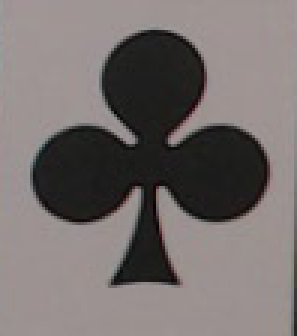
#> input picture images/shapes/trebol.png, 99 x 112 px (shown 3 times larger)
$ python trebol4.py
#> lines starting #> are read from the running program, lines starting #| are printed output that depends on the picture; after the words box and inside, x2 and y2 are one past the last pixel; in counts of white or black regions, pixels touching at a corner belong together; long printed decimals are rounded
### package/umucv/stream.py
import numpy as np
import cv2   as cv
from threading import Thread
from umucv.util import Clock, putText, findParent
from umucv.htrans import Kfov
import datetime
import time
import argparse
import sys

cv.setNumThreads(1)

# [158 lines left out: functions mkStream, withKey, not called in this run]


typical = {'CGA':'320x200', 'QVGA':'320x240' ,'VGA':'640x480', 'PAL':'768x576', 'SVGA':'800x600',
           'XGA':'1024x768', '720':'1280x720', 'HD':'1920x1080'}

# [4 lines left out: function isize, not called in this run]

def sourceArgs(p):
    p.add_argument('--dev', type=str, default='default', help='image source')
    p.add_argument('--size', help='desired image size', type=isize, default=None)
    p.add_argument('--resize', help='force image size', type=isize, default=None)
    p.add_argument('--undistort', help='undistort parameters (K+D)', default=None)
    p.add_argument('--hfov', help='undistorted horizontal field of view', type=float, default=None)
    p.add_argument('--step', help='frame by frame', action='store_true')
    p.add_argument('--loop', help='repeat video forever', action='store_true')


import os
import re

# [10 lines left out: function replace_env_variables, not called in this run]

# Example usage:
#input_text = "Path: $HOME, User: $USER, Missing: $UNKNOWN"
#print(replace_env_variables(input_text))


def readAlias():
    aliasfiles = [findParent(name) for name in ['alias.txt', 'alias1.txt'] ]
    x = ""
    for ruta in aliasfiles:
        if ruta is not None:
            with open(ruta, 'r') as f:
                x += f.read() + "\n"

    lines = [ l.strip() for l in x.split('\n')]
    lines = [ l for l in lines if len(l)>0 and l[0] != '#' ]
    D = {k.strip(): v.strip() for k,v in map(lambda l: l.split('=',1), lines) }
    for k in D.keys():
        D[k] = replace_env_variables(D[k]).format(**D)
    if 'default' not in D:
        D['default'] = '0'
    return D


original_shape = [None]

# [43 lines left out: function mkResize, not called in this run]


def autoStream(transf = lambda x: x):
    parser = argparse.ArgumentParser()
    sourceArgs(parser)
    args, _ = parser.parse_known_args()

    D = readAlias()
    #print(D)

    dev = D.get(args.dev, args.dev)
    #print(args.dev, dev)

    if ' ' in dev:
        dev, *other = dev.split(' ')
        args, _ = parser.parse_known_args(other + sys.argv)

    resize = mkResize(args)

    stream = transf( map(resize, mkStream(args.size, dev, args.loop) ) )
    return withKey(stream, 0 if args.step else 1)


# [21 lines left out: function mkShot, not called in this run]


class Camera:
    # [34 lines left out: function __init__, not called in this run]

    def stop(self):
        self.goon = False


helpstring = """
----------------------------------------------------------------------
autostream options:

    --dev=0       webcam (/dev/video0)  (default)
    --dev=1       webcam (/dev/video1)
        ...

    --dev=path/to/video.mp4   [--loop]

    --dev=glob:/path/to/images*.*    (list of images, no loop)

    --dev=dir:/path/to/images*.*     (list of images, selected in gui)

    --dev=url/of/stream (rstp, mjpg, etc.)

    --dev=snapshot:15:url   (single image from IP cams, every 15 seconds)

    --dev=alias   (defined in alias.txt)

    --size=800x600     (requested to source)

    --resize=320x0     (forced, 0=keep ratio)

    --undistort=k1..k9,d1..d5 --resize=800x400 --hfov=80

GUI options

    ESC          exit
    SPACE        pause (client still running with the same frame)
    .            toggle frame by frame, advance with 'n', (client waits)
    --step       start in frame by frame mode
    s            save input image
----------------------------------------------------------------------
"""

### code/shape/trebol4.py
#!/usr/bin/env python

# Paso 4: Definimos la función que calcula el invariante
#         de forma basado en las frecuencias dominantes


# ./trebol4.py --dev=dir:../../images/cards.png

import cv2          as cv
from umucv.stream import autoStream
import numpy as np

# la fft de numpy
from numpy.fft import fft


# esta función recibe un contorno y produce descriptor de tamaño wmax*2+1
def invar(c, wmax=10):
    x,y = c.T                       # separamos las coordenadas x e y
    z = x+y*1j                      # convertimos los puntos en números complejos
    f  = fft(z)                     # calculamos la transformada de Fourier discreta
    fa = abs(f)                     # tomamos el módulo para conseguir invarianza a rotación
                                    # y punto de partida
    s = fa[1] + fa[-1]              # La amplitud de la frecuencia 1 nos da el tamaño global de la figura
                                    # y servirá para normalizar la escala
    v = np.zeros(2*wmax+1)          # preparamos espacio para el resultado
    v[:wmax] = fa[2:wmax+2];        # cogemos las componentes de baja frecuencia, positivas
    v[wmax:] = fa[-wmax-1:];        # y las negativas.
                                    # Añadimos también la frecuencia -1, que tiene
                                    # que ver con la "redondez" global de la figura

    if fa[-1] > fa[1]:              # normalizamos el sentido de recorrido
        v[:-1] = v[-2::-1]          # (El círculo dominante debe moverse en sentido positivo)
        v[-1] = fa[1]

    return v / s                    # normalizamos el tamaño


def binarize(gray):
    _, r = cv.threshold(gray, 128, 255, cv.THRESH_BINARY+cv.THRESH_OTSU)
    return r

def extractContours(image):
    g = cv.cvtColor(image, cv.COLOR_BGR2GRAY)
#> image is the input picture: shape (112, 99, 3); mean B, G, R 110, 111.3, 118.4
    if black:
        g = 255-g
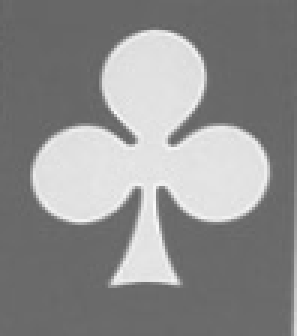
#> g: shape (112, 99) (shown 3 times larger); min 98, max 251, mean 141.6
    b = binarize(g)
#> in binarize, `_, r = cv.threshold(gray, 128, 255, cv.THRESH_BINARY+cv.THRESH_OTSU)`:
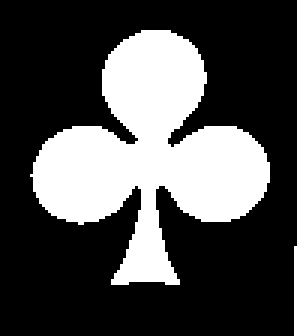
#> r: shape (112, 99) (shown 3 times larger); 29.8% white; 2 white regions
    contours, _ = cv.findContours(b.copy(), cv.RETR_CCOMP, cv.CHAIN_APPROX_NONE)[-2:]
#> contours = 2 contours, 1 with area under 20; largest, box (x1, y1, x2, y2) and area: (10, 10, 90, 95) 3105
    contours = [ c.reshape(-1,2) for c in contours ]
#> contours = 2 items
    contours = sorted(contours, key=cv.contourArea, reverse=True)
    return contours

def razonable(c):
    return 100**2 >= cv.contourArea(c) >= 10**2

def orientation(x):
    return cv.contourArea(x.astype(np.float32),oriented=True) >= 0


black = True

shcont = False

model = extractContours(cv.imread('../../images/shapes/trebol.png'))[0]
#> model = 346 pairs, first value 10 to 89, second value 10 to 94

modelaux = np.zeros([200,200], np.uint8)
cv.drawContours(modelaux, [model], -1, 255, cv.FILLED)
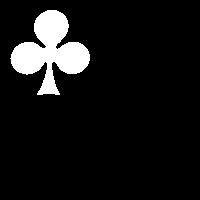
#> modelaux: shape (200, 200); 8.2% white; 1 white region, box (x1, y1, x2, y2) and area: (10, 10, 90, 95) 3279
cv.imshow('model', modelaux)

invmodel = invar(model)
#> in invar, `x,y = c.T`: x = 346 values, max 89 at index 253, min 10 at index 81, mean 49.64; y = 346 values, max 94 at index 157, min 10 at index 0, mean 55.39
#> in invar, `fa = abs(f)`: fa = 346 values, max 25736.8 at index 0, min 0.116 at index 275, mean 142
#> in invar, `s = fa[1] + fa[-1]`: s = 10760.1
#> invmodel = 21 values, max 0.27 at index 3, min 0.00155 at index 19, mean 0.0463

# El modelo tiene 346 puntos, pero queda descrito con un vector invariante de 21.
print(len(model))
#| 346
print(invmodel)
#| [0.09832 0.01934 0.02495 0.2697 0.006921  0.01019
#|  0.01173 0.01415 0.008377 0.008286 0.01906 0.02534
#|  0.01472 0.02855 0.06466 0.009881 0.007083 0.03639
#|  0.1979 0.001548 0.09514]


#> (the run stopped early here; a loop or call above may not have finished)

$ run again, with images/shapes/corazon.png copied over images/shapes/trebol.png
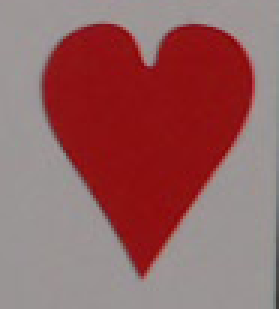
#> input picture images/shapes/corazon.png, 93 x 103 px (shown 3 times larger)
#> in extractContours, image is the input picture: shape (103, 93, 3); mean B, G, R 97.8, 97.1, 149.1
#> in binarize, `_, r = cv.threshold(gray, 128, 255, cv.THRESH_BINARY+cv.THRESH_OTSU)`:
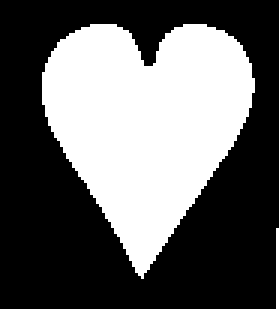
#> r: shape (103, 93) (shown 3 times larger); 39.3% white; 2 white regions
#> in extractContours, `contours, _ = cv.findContours(b.copy(), cv.RETR_CCOMP, cv.CHAIN_APPROX..`: contours = 2 contours, 1 with area under 20; largest, box (x1, y1, x2, y2) and area: (14, 8, 85, 93) 3622
#> in extractContours, `contours = [ c.reshape(-1,2) for c in contours ]`: contours = 2 items
#> model = 228 pairs, first value 14 to 84, second value 8 to 92
#> `cv.drawContours(modelaux, [model], -1, 255, cv.FILLED)`:
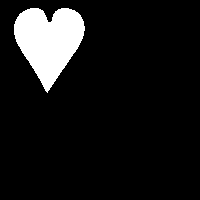
#> modelaux: shape (200, 200); 9.3% white; 1 white region, box (x1, y1, x2, y2) and area: (14, 8, 85, 93) 3737
#> x = 228 values, max 84 at index 151, min 14 at index 21, mean 48.39; y = 228 values, max 92 at index 89, min 8 at index 0, mean 40.06
#> fa = 228 values, max 14324.1 at index 0, min 0.432 at index 166, mean 124.4
#> s = 8358
#> invmodel = 21 values, max 0.142 at index 19, min 0.000479 at index 9, mean 0.0291
#| 228
#| [0.08067 0.05812  0.07905 0.01819 0.024 0.0009481
#|  0.01042 0.001579 0.007972 0.0004789  0.001888 0.008015
#|  0.002215  0.0122 0.002671  0.01996 0.004047 0.03657
#|  0.02923 0.1416 0.07174]
